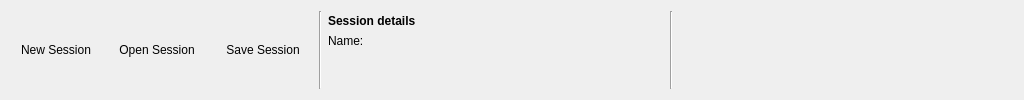
      <widget class="QWidget" name="homeTab">
       <attribute name="title">
        <string>Home</string>
       </attribute>
       <layout class="QGridLayout" name="gridLayout_11">
        <item row="0" column="0" rowspan="2">
         <widget class="QToolButton" name="newSession">
          <property name="sizePolicy">
           <sizepolicy hsizetype="Preferred" vsizetype="Preferred">
            <horstretch>0</horstretch>
            <verstretch>0</verstretch>
           </sizepolicy>
          </property>
          <property name="minimumSize">
           <size>
            <width>90</width>
            <height>60</height>
           </size>
          </property>
          <property name="maximumSize">
           <size>
            <width>90</width>
            <height>60</height>
           </size>
          </property>
          <property name="text">
           <string>New Session</string>
          </property>
          <property name="icon">
           <iconset resource="../share/icons/icons.qrc">
            <normaloff>:/icons/filenew.png</normaloff>:/icons/filenew.png</iconset>
          </property>
          <property name="iconSize">
           <size>
            <width>25</width>
            <height>25</height>
           </size>
          </property>
          <property name="toolButtonStyle">
           <enum>Qt::ToolButtonTextUnderIcon</enum>
          </property>
          <property name="autoRaise">
           <bool>true</bool>
          </property>
         </widget>
        </item>
        <item row="0" column="1" rowspan="2">
         <widget class="QToolButton" name="openSession">
          <property name="sizePolicy">
           <sizepolicy hsizetype="Preferred" vsizetype="Preferred">
            <horstretch>0</horstretch>
            <verstretch>0</verstretch>
           </sizepolicy>
          </property>
          <property name="minimumSize">
           <size>
            <width>100</width>
            <height>60</height>
           </size>
          </property>
          <property name="maximumSize">
           <size>
            <width>100</width>
            <height>64</height>
           </size>
          </property>
          <property name="text">
           <string>Open Session</string>
          </property>
          <property name="icon">
           <iconset resource="../share/icons/icons.qrc">
            <normaloff>:/icons/fileopen.png</normaloff>:/icons/fileopen.png</iconset>
          </property>
          <property name="iconSize">
           <size>
            <width>25</width>
            <height>25</height>
           </size>
          </property>
          <property name="toolButtonStyle">
           <enum>Qt::ToolButtonTextUnderIcon</enum>
          </property>
          <property name="autoRaise">
           <bool>true</bool>
          </property>
         </widget>
        </item>
        <item row="0" column="2" rowspan="2">
         <widget class="QToolButton" name="saveSession">
          <property name="sizePolicy">
           <sizepolicy hsizetype="Preferred" vsizetype="Preferred">
            <horstretch>0</horstretch>
            <verstretch>0</verstretch>
           </sizepolicy>
          </property>
          <property name="minimumSize">
           <size>
            <width>100</width>
            <height>60</height>
           </size>
          </property>
          <property name="maximumSize">
           <size>
            <width>100</width>
            <height>64</height>
           </size>
          </property>
          <property name="text">
           <string>Save Session</string>
          </property>
          <property name="icon">
           <iconset resource="../share/icons/icons.qrc">
            <normaloff>:/icons/filesaveas.png</normaloff>:/icons/filesaveas.png</iconset>
          </property>
          <property name="iconSize">
           <size>
            <width>25</width>
            <height>25</height>
           </size>
          </property>
          <property name="toolButtonStyle">
           <enum>Qt::ToolButtonTextUnderIcon</enum>
          </property>
          <property name="autoRaise">
           <bool>true</bool>
          </property>
         </widget>
        </item>
        <item row="0" column="3" rowspan="2">
         <widget class="Line" name="line_13">
          <property name="orientation">
           <enum>Qt::Vertical</enum>
          </property>
         </widget>
        </item>
        <item row="0" column="4">
         <layout class="QGridLayout" name="gridLayout_10">
          <property name="verticalSpacing">
           <number>0</number>
          </property>
          <item row="0" column="0">
           <widget class="QLabel" name="label_40">
            <property name="font">
             <font>
              <weight>75</weight>
              <bold>true</bold>
             </font>
            </property>
            <property name="text">
             <string>Session details</string>
            </property>
           </widget>
          </item>
          <item row="0" column="1">
           <spacer name="horizontalSpacer_10">
            <property name="orientation">
             <enum>Qt::Horizontal</enum>
            </property>
            <property name="sizeHint" stdset="0">
             <size>
              <width>40</width>
              <height>20</height>
             </size>
            </property>
           </spacer>
          </item>
          <item row="1" column="0" colspan="2">
           <layout class="QHBoxLayout" name="horizontalLayout">
            <item>
             <widget class="QLabel" name="label_43">
              <property name="minimumSize">
               <size>
                <width>0</width>
                <height>20</height>
               </size>
              </property>
              <property name="text">
               <string>Name:</string>
              </property>
             </widget>
            </item>
            <item>
             <widget class="QLabel" name="sessionLabel">
              <property name="minimumSize">
               <size>
                <width>300</width>
                <height>20</height>
               </size>
              </property>
              <property name="text">
               <string/>
              </property>
             </widget>
            </item>
           </layout>
          </item>
         </layout>
        </item>
        <item row="0" column="5" rowspan="2">
         <widget class="Line" name="line_9">
          <property name="orientation">
           <enum>Qt::Vertical</enum>
          </property>
         </widget>
        </item>
        <item row="0" column="6">
         <spacer name="horizontalSpacer_7">
          <property name="orientation">
           <enum>Qt::Horizontal</enum>
          </property>
          <property name="sizeHint" stdset="0">
           <size>
            <width>340</width>
            <height>19</height>
           </size>
          </property>
         </spacer>
        </item>
        <item row="1" column="4">
         <spacer name="verticalSpacer_5">
          <property name="orientation">
           <enum>Qt::Vertical</enum>
          </property>
          <property name="sizeHint" stdset="0">
           <size>
            <width>20</width>
            <height>16</height>
           </size>
          </property>
         </spacer>
        </item>
       </layout>
      </widget>
